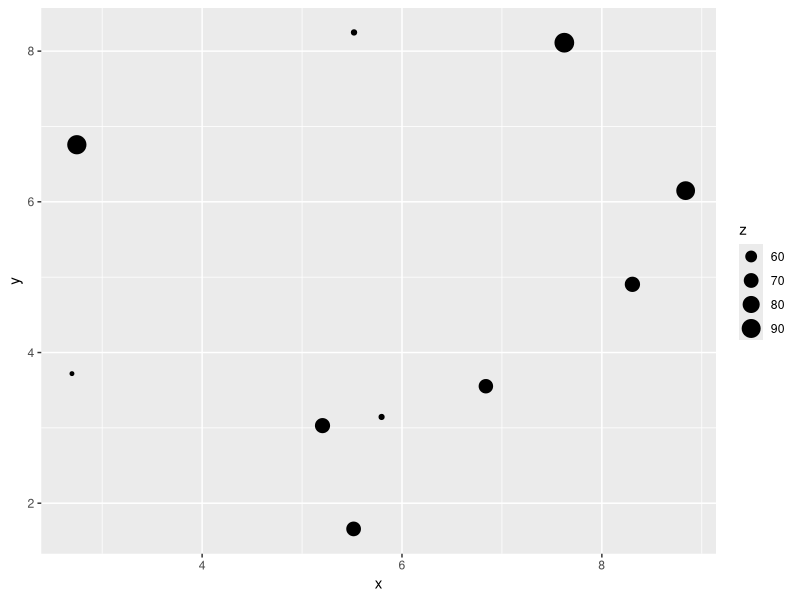

Here is the R script that generated this plot:
require(ggplot2)

# 100 random numbers
?runif
randomXs <- runif(10, 1, 10)
randomYs <- runif(10, 1, 10)

# create a table
myData <- data.frame(x=randomXs,y=randomYs )
# alternatively you can read in data like
# myData <- read.csv("path/to/csv", header=TRUE)

# add a z
myData$z  <- runif(10, 50, 100)

# a simple plot
ggplot(data=myData) + geom_point( aes(x=x, y=y, size=z) )



